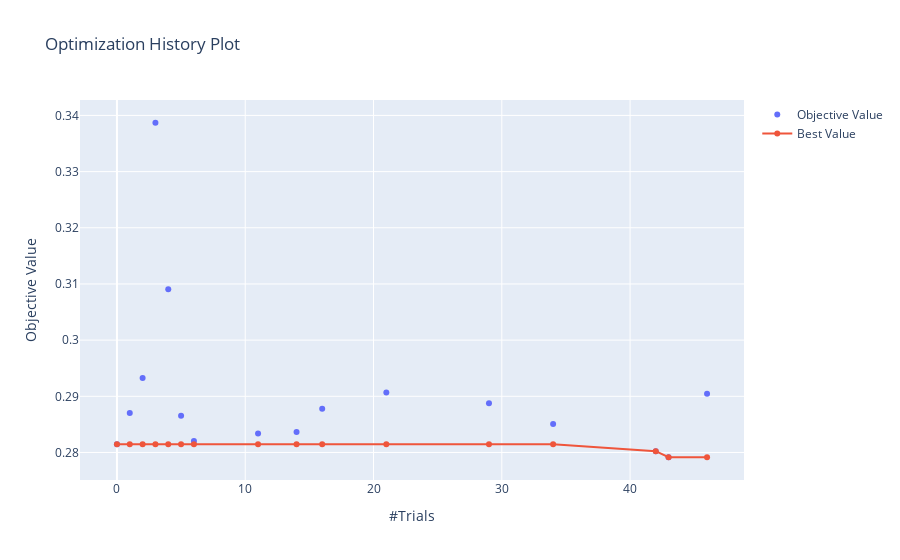

Write notebook code for a chart like this one.
### Code cell
optuna.visualization.plot_optimization_history(study_lgbm)

### Figure 1 — Plotly figure (JSON) as saved in the notebook; plotly's stock layout.template omitted (floating-point values rounded to 4 significant figures)
{"data": [{"mode": "markers", "name": "Objective Value", "type": "scatter", "x": [0, 1, 2, 3, 4, 5, 6, 11, 14, 16, 21, 29, 34, 42, 43, 46], "y": [0.2814, 0.287, 0.2933, 0.3387, 0.3091, 0.2865, 0.282, 0.2834, 0.2836, 0.2878, 0.2907, 0.2888, 0.2851, 0.2802, 0.2791, 0.2905]}, {"name": "Best Value", "type": "scatter", "x": [0, 1, 2, 3, 4, 5, 6, 11, 14, 16, 21, 29, 34, 42, 43, 46], "y": [0.2814, 0.2814, 0.2814, 0.2814, 0.2814, 0.2814, 0.2814, 0.2814, 0.2814, 0.2814, 0.2814, 0.2814, 0.2814, 0.2802, 0.2791, 0.2791]}], "layout": {"title": {"text": "Optimization History Plot"}, "xaxis": {"title": {"text": "#Trials"}}, "yaxis": {"title": {"text": "Objective Value"}}}}
